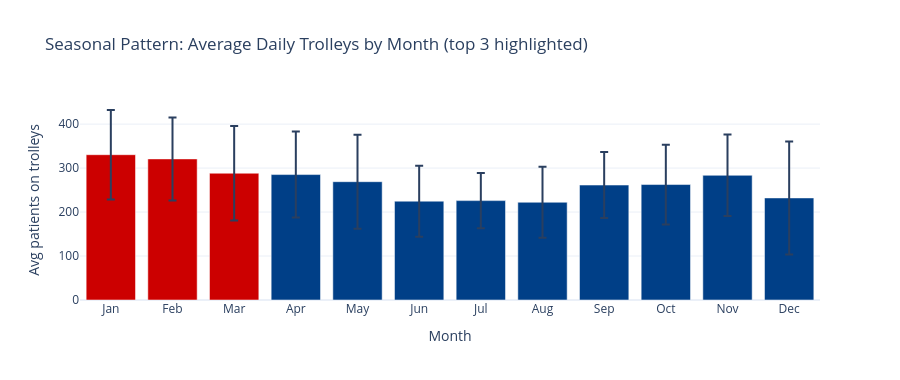

The notebook cell this image was saved under:
### Markdown cell above
> **Finding:** Monday and Tuesday consistently record the highest trolley counts. This is the 'weekend effect' — admissions accumulate over the weekend when elective procedures and discharges pause, creating a backlog that peaks on Monday morning.

### Code cell
# Chart 2.2: Average trolleys by month
month_order = ['Jan','Feb','Mar','Apr','May','Jun','Jul','Aug','Sep','Oct','Nov','Dec']
month_avg = (
    national.groupby('month_name')['total_trolleys']
    .agg(['mean','std']).reset_index()
    .rename(columns={'month_name':'month','mean':'avg','std':'sd'})
)
month_avg['month'] = pd.Categorical(month_avg['month'], categories=month_order, ordered=True)
month_avg = month_avg.sort_values('month')

# Derive threshold from actual data: top 3 months by average trolleys
top3_months = month_avg.nlargest(3, 'avg')['month'].tolist()
colors = [RED if m in top3_months else HSE_BLUE for m in month_avg['month']]

fig5 = go.Figure(go.Bar(
    x=month_avg['month'], y=month_avg['avg'],
    error_y=dict(type='data', array=month_avg['sd'], visible=True),
    marker_color=colors
))
fig5.update_layout(
    title='Seasonal Pattern: Average Daily Trolleys by Month (top 3 highlighted)',
    xaxis_title='Month', yaxis_title='Avg patients on trolleys',
    template=TEMPLATE, height=380
)
fig5.show()
print("Top 3 months by avg trolleys:", top3_months)

### Figure 1 — Plotly figure (JSON) as saved in the notebook; plotly's stock layout.template omitted (floating-point values rounded to 4 significant figures)
{"data": [{"error_y": {"array": [101.7, 94.32, 107.3, 97.88, 106.8, 80.75, 62.87, 80.85, 75.11, 90.76, 92.66, 128.5], "type": "data", "visible": true}, "marker": {"color": ["#CC0000", "#CC0000", "#CC0000", "#003F87", "#003F87", "#003F87", "#003F87", "#003F87", "#003F87", "#003F87", "#003F87", "#003F87"]}, "type": "bar", "x": ["Jan", "Feb", "Mar", "Apr", "May", "Jun", "Jul", "Aug", "Sep", "Oct", "Nov", "Dec"], "y": [330.4, 320.9, 288.3, 285.3, 269.1, 224.8, 226.1, 222.3, 261.4, 262.6, 283.6, 232.1]}], "layout": {"height": 380, "title": {"text": "Seasonal Pattern: Average Daily Trolleys by Month (top 3 highlighted)"}, "xaxis": {"title": {"text": "Month"}}, "yaxis": {"title": {"text": "Avg patients on trolleys"}}}}
